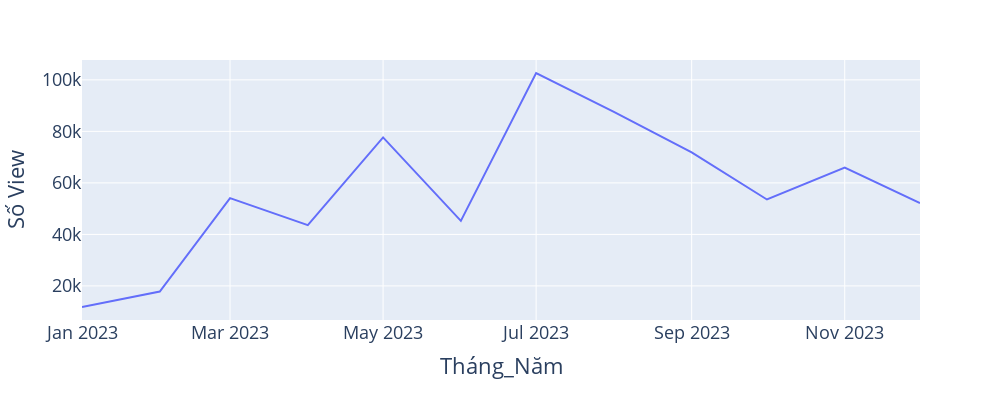

The cell this chart's notebook holds for it:
### Markdown cell above
**Bước 3: Visualize kết quả**

### Code cell
#Visualize kết quả
fig = px.line(tong_luot_xem_theo_thang,
              x = "Tháng_Năm", y = "Số View")
fig.update_layout(font_size = 18, 
                  autosize=False, 
                  width=1000, 
                  height=400)

### Figure 1 — Plotly figure (JSON) as saved in the notebook; plotly's stock layout.template omitted (floating-point values rounded to 4 significant figures)
{"data": [{"hovertemplate": "Tháng_Năm=%{x}<br>Số View=%{y}<extra></extra>", "legendgroup": "", "line": {"color": "#636efa", "dash": "solid"}, "marker": {"symbol": "circle"}, "mode": "lines", "name": "", "orientation": "v", "showlegend": false, "type": "scatter", "x": ["2023-01-01T00:00:00", "2023-02-01T00:00:00", "2023-03-01T00:00:00", "2023-04-01T00:00:00", "2023-05-01T00:00:00", "2023-06-01T00:00:00", "2023-07-01T00:00:00", "2023-08-01T00:00:00", "2023-09-01T00:00:00", "2023-10-01T00:00:00", "2023-11-01T00:00:00", "2023-12-01T00:00:00"], "xaxis": "x", "y": [11819, 17824, 54096, 43591, 77668, 45269, 102659, 87568, 71812, 53554, 65968, 52169], "yaxis": "y"}], "layout": {"autosize": false, "font": {"size": 18}, "height": 400, "legend": {"tracegroupgap": 0}, "margin": {"t": 60}, "width": 1000, "xaxis": {"anchor": "y", "domain": [0, 1], "title": {"text": "Tháng_Năm"}}, "yaxis": {"anchor": "x", "domain": [0, 1], "title": {"text": "Số View"}}}}
